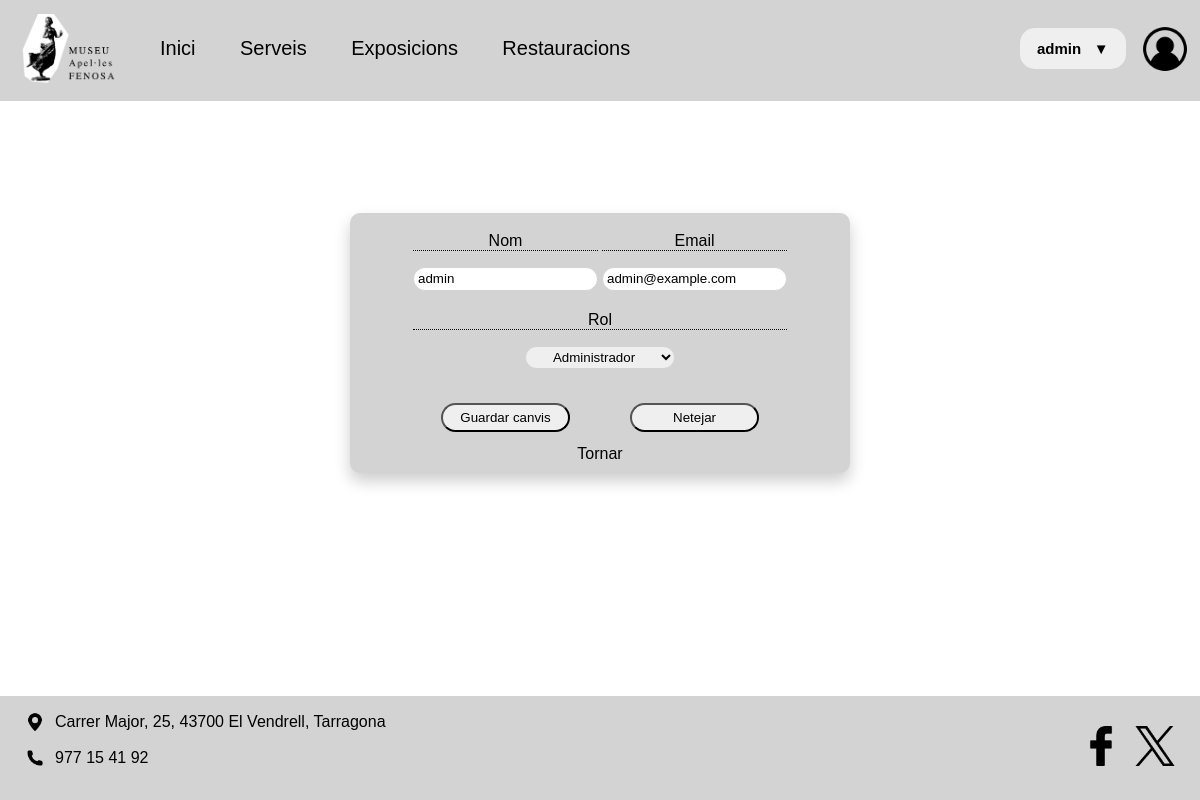
The app's page /index.php?controller=Usuaris&action=editarUser&id=1 (signed in) with its own data.
### tables this page shows
CREATE TABLE `usuaris` (
  `ID_Usuari` int(11) NOT NULL,
  `Nom_Usuari` varchar(255) DEFAULT NULL,
  `Email` varchar(255) DEFAULT NULL,
  `Password` varchar(255) DEFAULT NULL,
  `Rol` varchar(255) DEFAULT NULL
);

### app/models/Users.php (called while the page is built, shortened)
<?php
class Users extends Database
{
    public function getUserById($id)
    {
        $sql = "SELECT * FROM usuaris WHERE ID_Usuari = :id";
        $db = $this->conectar();
        $stmt = $db->prepare($sql);
        $stmt->bindParam(':id', $id);
        $stmt->execute();
        return $stmt->fetch(PDO::FETCH_ASSOC);
    }
}

### app/views/EditarUserView.php (the view, shortened to what this page needs)
<div class='main-formEditarUsuari'>
    <form action='index.php?controller=Usuaris&action=editarUser&id=<?= $user['ID_Usuari'] ?>' method='post' class='form-editarUsuari'>
        <table>
            <tr>
                <td><p>Nom</p><input type='text' name='nom' value='<?= $user['Nom_Usuari'] ?>' required></td>
                <td><p>Email</p><input type='text' name='mail' value='<?= $user['Email'] ?>' required></td>
            </tr>
            <tr>
                <td colspan='2'><p>Rol</p>
                    <select name='rol'>
                        <option value='admin' <?= $user['Rol'] == 'admin' ? 'selected' : '' ?>>Administrador</option>
                    </select>
                </td>
            </tr>
            <tr>
                <td><input type='submit' value='Guardar canvis'></td>
                <td><input type='reset' value='Netejar'></td>
            </tr>
        </table>
    </form>
    <a href="index.php?controller=Usuaris&action=mostrarUsers">Tornar</a>
</div>

### public/css/main.css (style rules this page uses)
html, body { font-family: Arial, sans-serif; margin: 0; padding: 0; display: flex; flex-direction: column; height: 100%; }
footer { width: 100%; background: lightgrey; position: relative; bottom: 0; margin-top: auto; }
footer .info-footer { float: left; }
footer .info-footer p { display: flex; align-items: center; }
footer .info-footer p img { width: 20px; margin: 0 10px 0 25px; }
footer .redes { float: right; margin-right: 20px; }
footer .redes img { width: 40px; margin: 30px 5px; }
.main-formEditarUsuari { margin: auto auto; width: 500px; background-color: lightgrey; border-radius: 10px; box-shadow: 0px 8px 16px 0px rgba(0, 0, 0, 0.2); }
.main-formEditarUsuari table { margin: auto auto; }
.main-formEditarUsuari table tr td { text-align: center; }
.main-formEditarUsuari table tr td p { border-bottom: 0.5px dotted black; }
.main-formEditarUsuari table tr td input[type=text] { padding-left: 4px; height: 20px; border-radius: 15px; border: 1px solid lightgray; }
.main-formEditarUsuari table tr td select { text-align: center; width: 40%; padding: 2px; border-radius: 15px; border: 1px solid lightgray; }
.main-formEditarUsuari table tr td select option { background-color: lightgray; }
.main-formEditarUsuari table tr td input[type=submit], .main-formEditarUsuari table tr td input[type=reset] { width: 70%; margin-top: 30px; padding: 5px; border-radius: 15px; }
.main-formEditarUsuari a { display: flex; justify-content: center; padding-top: 10px; padding-bottom: 10px; text-decoration: none; color: black; }

### records on screen
usuaris: nom "admin", mail "admin@example.com", rol "Administrador"

### other values on screen
$_SESSION['usuari'] "admin"
